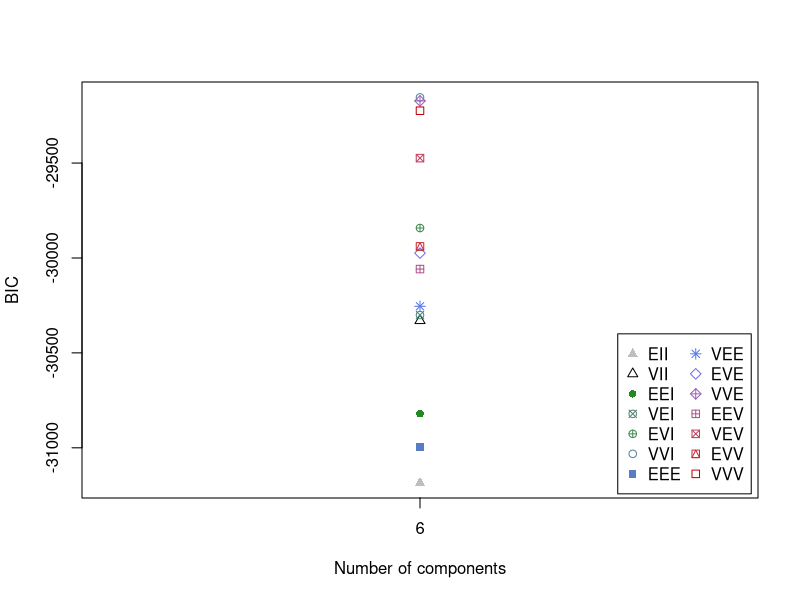
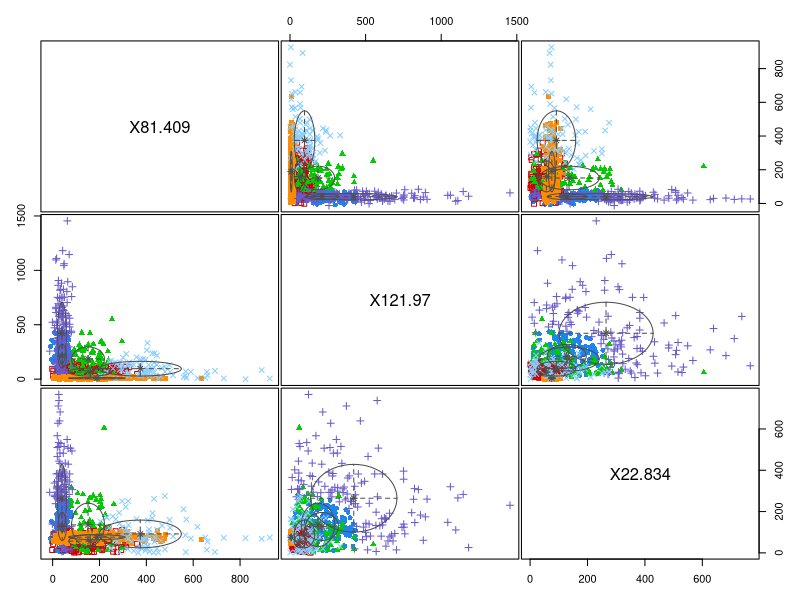
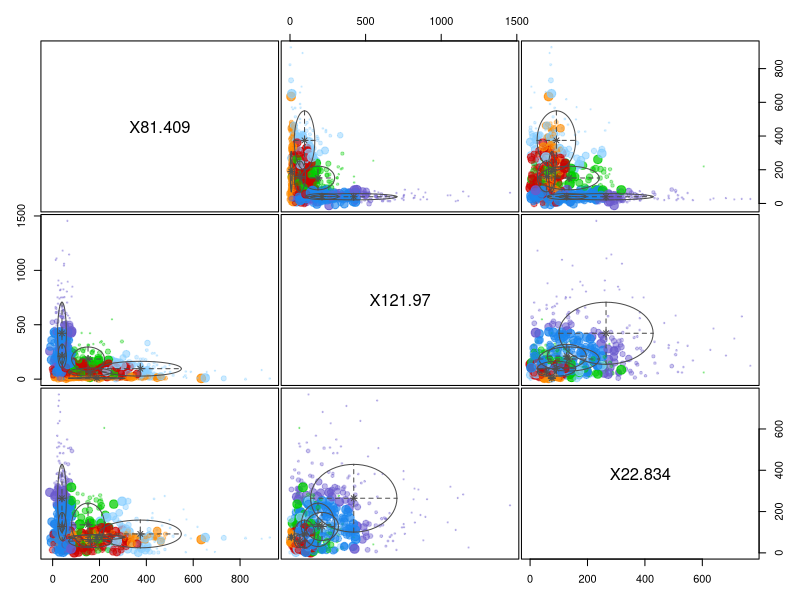
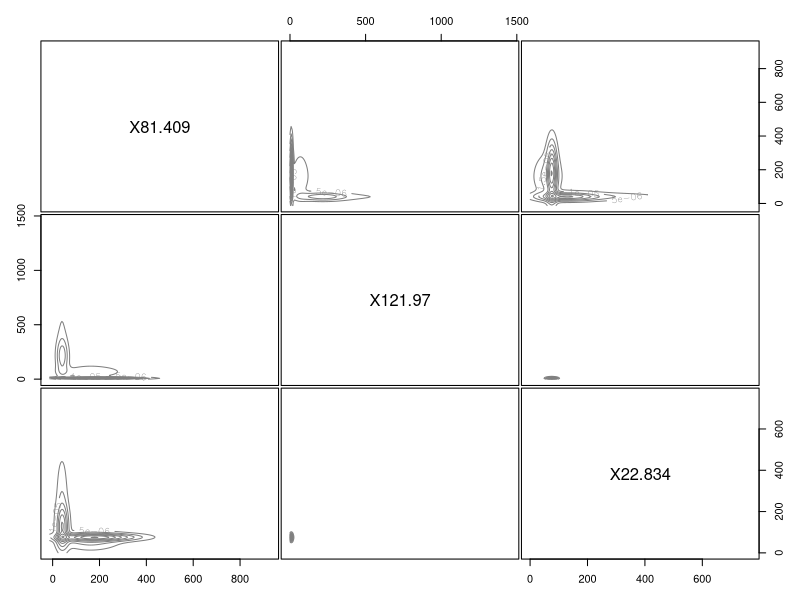

These charts were generated, in order, by the following R code: (Note: this script raises an error after producing the figures.)
library(mclust)
library(qgraph)


#read the data
df <- read.csv("vjaswan.csv")

#train model for k=6
gmm<-Mclust(df,G=6)

#see the summary
summary(gmm)

#plots for gmm
plot(gmm)

#plotting the distance graph
dist_m <- as.matrix(dist(df[1:20],method='euclidean'))
dist_mi <- 1/dist_m 
jpeg('example_forcedraw.jpg', width=1000, height=1000, unit='px')
qgraph(dist_mi, layout='spring', vsize=3)
dev.off()
